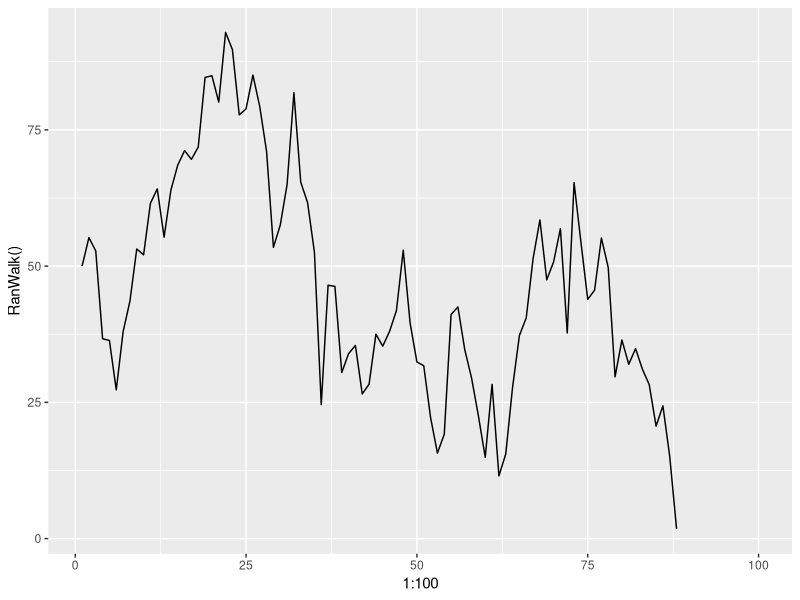
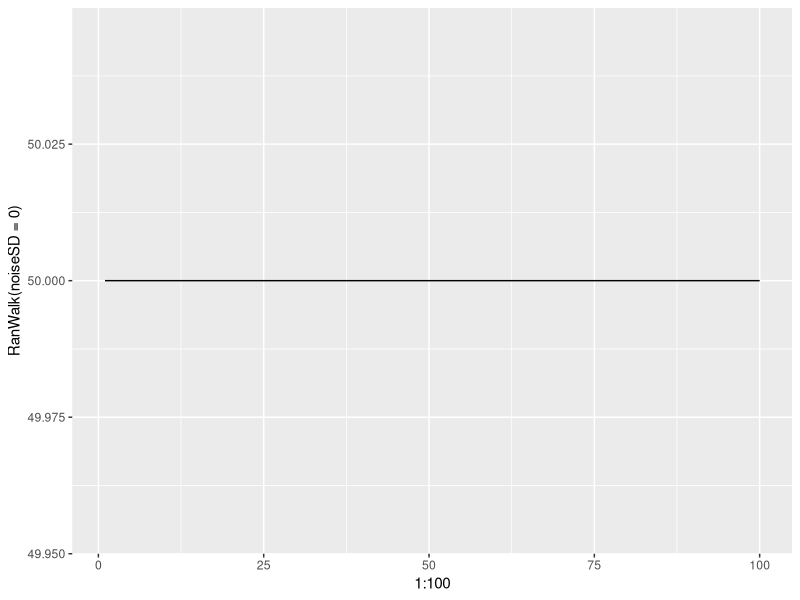
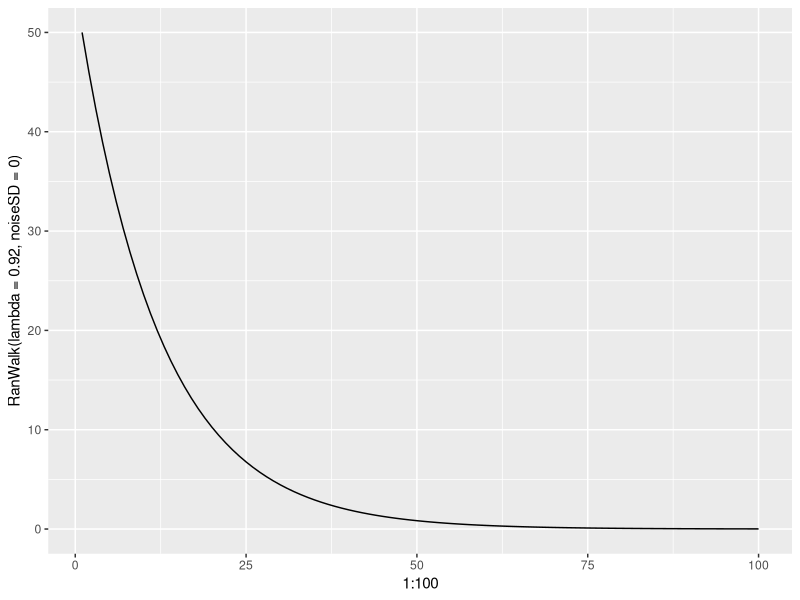
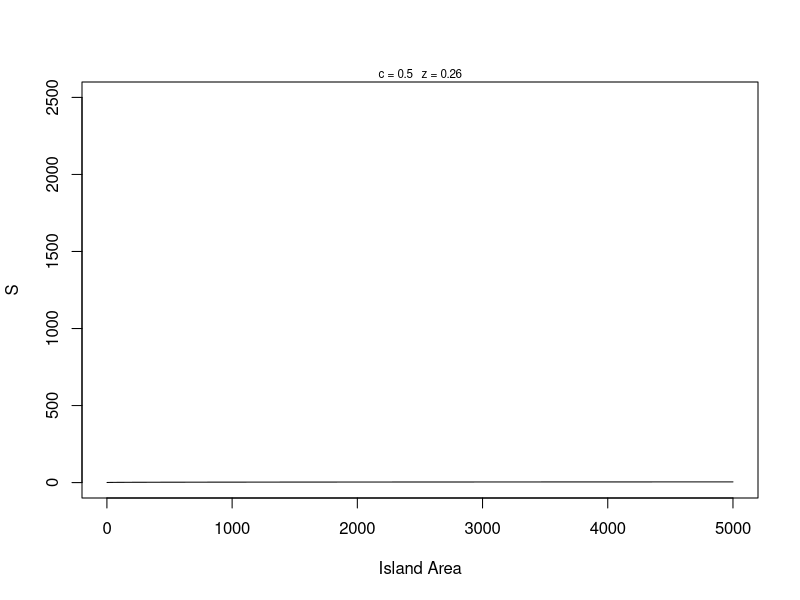
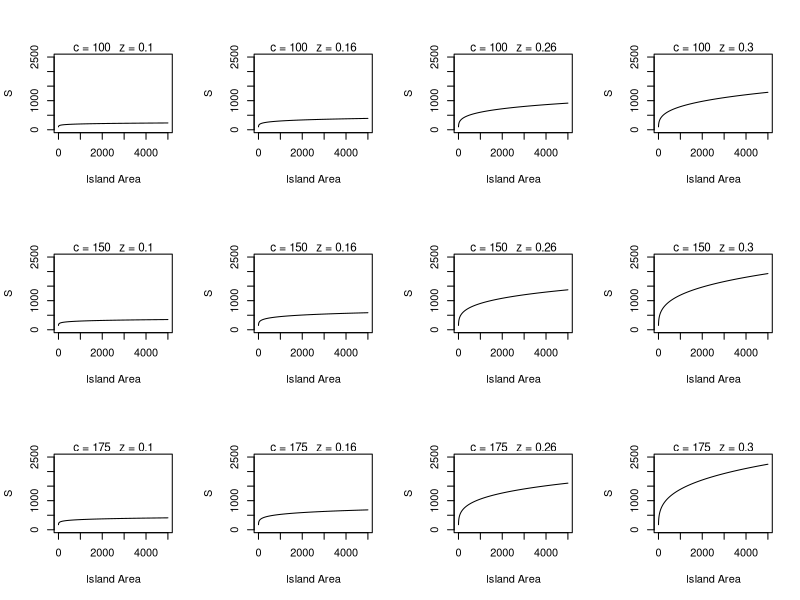
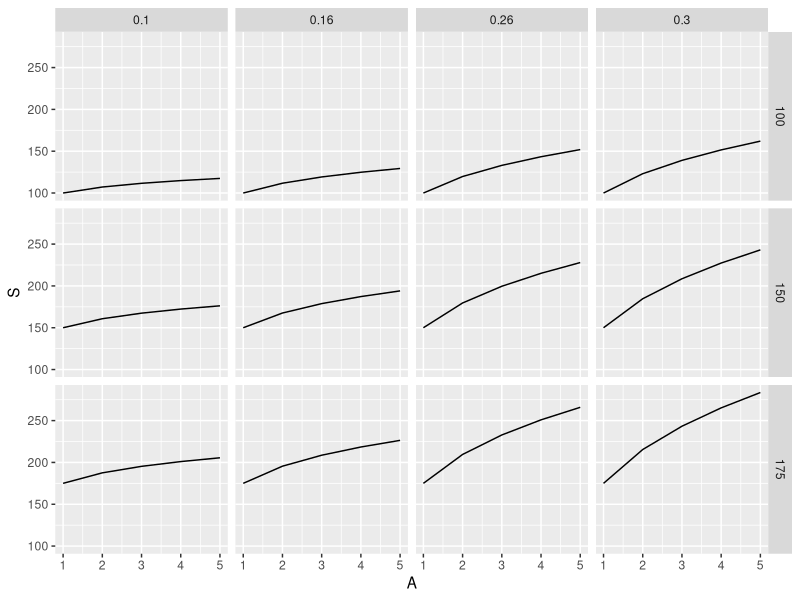
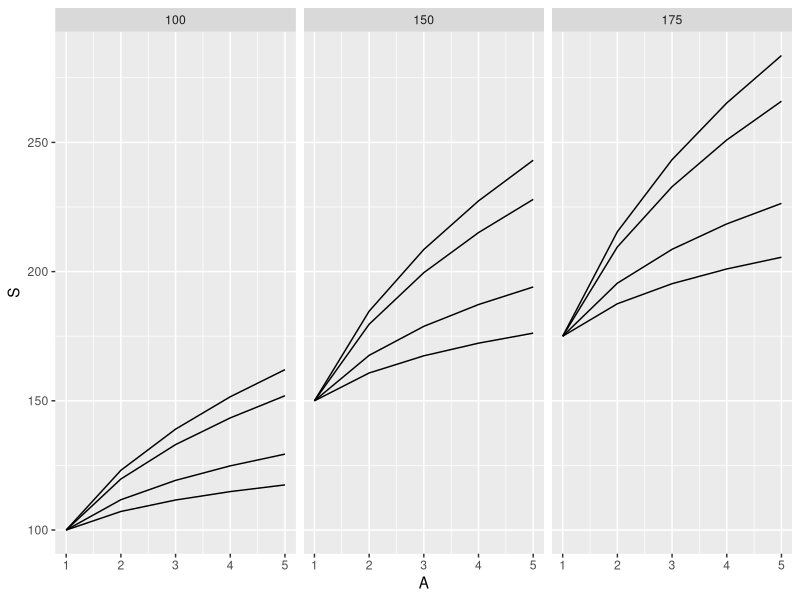
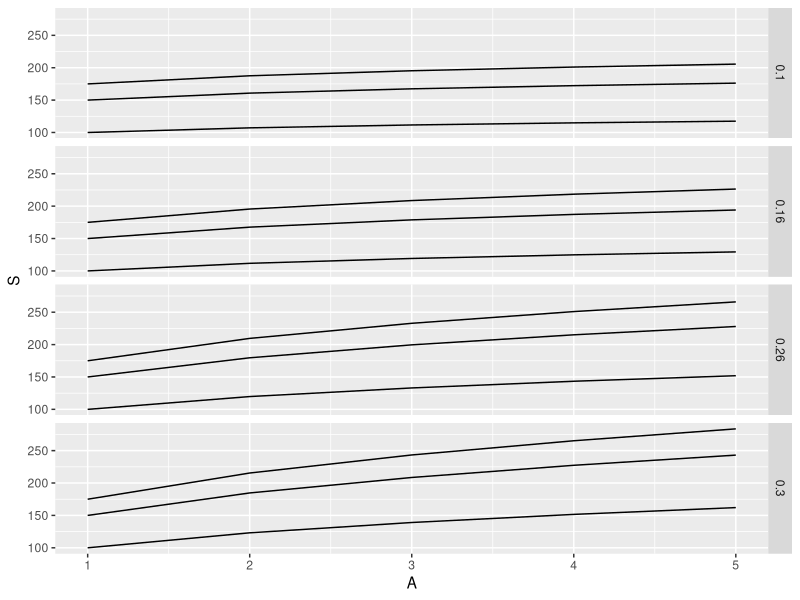

R code for these plots, in order:
## ---- chunk 1
# create a simple random growth population model function

##################################################
# FUNCTION: RanWalk
# stochastic random walk 
# input: times = number of time steps
#        n1 = initial population size (= n[1])
#        lambda = finite rate of increase
#        noiseSD = sd of a normal distribution with mean 0
# output: vector n with population sizes > 0 
#         until extinction, then NA 
#------------------------------------------------- 
library(ggplot2)
RanWalk <- function(times=100,n1=50,lambda=1.00,noiseSD=10) {
                n <- rep(NA,times)  # create output vector
                n[1] <- n1 # initialize with starting population size
                noise <- rnorm(n=times,mean=0,sd=noiseSD) # create noise vector
                for(i in 1:(times-1)) {
                  n[i + 1] <- lambda*n[i] + noise[i]
                  if(n[i + 1] <=0) {
                    n[i + 1] <- NA
                    cat("Population extinction at time",i-1,"\n")
                    break}
                }

return(n)
}

# explore paramaters in plot function
qplot(x=1:100,y=RanWalk(),geom="line")
qplot(x=1:100,y=RanWalk(noiseSD=0),geom="line")
qplot(x=1:100,y=RanWalk(lambda=0.92,noiseSD=0),geom="line")
## ---- chunk 2
m <- matrix(round(runif(20),digits=2),nrow=5)
# loop over rows
for (i in 1:nrow(m)) { # could use for (i in seq_len(nrow(m)))
  m[i,] <- m[i,] + i
} 
print(m)

# Loop over columns
m <- matrix(round(runif(20),digits=2),nrow=5)
for (j in 1:ncol(m)) {
  m[,j] <- m[,j] + j
}
print(m)

# Loop over rows and columns
m <- matrix(round(runif(20),digits=2),nrow=5)
for (i in 1:nrow(m)) {
  for (j in 1:ncol(m)) {
    m[i,j] <- m[i,j] + i + j
  } # end of column j loop
} # end or row i loop
 print(m) 
## ---- chunk 3
# S = cA^z species area function, but what does it look like??

##################################################
# function: SpeciesAreaCurve
# creates power function relationship for S and A
# input: A is a vector of island areas
#        c is the intercept constant
#        z is the slope constant
# output: S is a vector of species richness values
#------------------------------------------------- 
SpeciesAreaCurve <- function(A=1:5000,c= 0.5,z=0.26){
  
  S <- c*(A^z)
return(S)
}
head(SpeciesAreaCurve())

##################################################
# function: SpeciesAreaPlot
# plot species area curves with parameter values
# input: A = vector of areas
#        c = single value for c parameter
#        z = single value for z parameter

# output: smoothed curve with parameters in graph
#------------------------------------------------- 
SpeciesAreaPlot <- function(A=1:5000,c= 0.5,z=0.26) {
plot(x=A,y=SpeciesAreaCurve(A,c,z),type="l",xlab="Island Area",ylab="S",ylim=c(0,2500))
mtext(paste("c =", c,"  z =",z),cex=0.7) 
#      return()
}
SpeciesAreaPlot()
## ---- chunk 4
# global variables
cPars <- c(100,150,175)
zPars <- c(0.10, 0.16, 0.26, 0.3)
par(mfrow=c(3,4))
for (i in seq_along(cPars)) {
  for (j in seq_along(zPars)) {
    SpeciesAreaPlot(c=cPars[i],z=zPars[j])
  }
} 
par(mfrow=c(1,1))
## ---- chunk 5
# looping with for
cutPoint <- 0.1
z <- NA
ranData <- runif(100)
for (i in seq_along(ranData)) {
 z <- ranData[i]
 if (z < cutPoint) break
}
print(z)

# looping with while

z <- NA
cycleNumber <- 0
while (is.na(z) | z >= cutPoint) {
  z <- runif(1)
  cycleNumber <- cycleNumber + 1
  
}
print(z)
print(cycleNumber)

# looping with repeat

z <- NA
cycleNumber <- 0

repeat {
  z <- runif(1)
cycleNumber <- cycleNumber + 1
  
  if (z <= cutPoint) break
}
print(z)
print(cycleNumber)

# add code for cycle number
# try setting limit to 0.001

# 
  
   
## ---- chunk 6

expand.grid(cPars,zPars)

##################################################
# function: SA_Output
# Summary stats for species-area power function
# input: vector of predicted species richness 
# output: list of max-min, coefficient of variation 
#------------------------------------------------- 
SA_Output <- function(S=runif(1:10)) {

sumStats <- list(SGain=max(S)-min(S),SCV=sd(S)/mean(S))

return(sumStats)
}
SA_Output()

# Build program body with a single loop through 
# the parameters in modelFrame

# Global variables
Area <- 1:5000
cPars <- c(100,150,175)
zPars <- c(0.10, 0.16, 0.26, 0.3)

# set up model frame
modelFrame <- expand.grid(c=cPars,z=zPars)
modelFrame$SGain <- NA
modelFrame$SCV <- NA
print(modelFrame)

# cycle through model calculations
for (i in 1:nrow(modelFrame)) {
  
  # generate S vector
  temp1 <- SpeciesAreaCurve(A=Area,
                            c=modelFrame[i,1],
                            z=modelFrame[i,2])
  # calculate output stats
  temp2 <- SA_Output(temp1)
  # pass results to columns in data frame
  modelFrame[i,c(3,4)] <- temp2
  
}
print(modelFrame)

## ---- chunk 7
library(ggplot2)

Area <- 1:5 #keep this very small initially
cPars <- c(100,150,175)
zPars <- c(0.10, 0.16, 0.26, 0.3)

# set up model frame
modelFrame <- expand.grid(c=cPars,z=zPars,A=Area)
modelFrame$S <- NA


# loop through the parameters and fill with SA function

for (i in 1:length(cPars)) {
  for (j in 1:length(zPars)) {
    modelFrame[modelFrame$c==cPars[i] & modelFrame$z==zPars[j],"S"] <-   SpeciesAreaCurve(A=Area,c=cPars[i],z=zPars[j])
  }
}
# print(modelFrame) # check by printing a data frame with limited parameter values

library(ggplot2)

p1 <- ggplot(data=modelFrame)
p1 + geom_line(mapping= aes(x=A,y=S)) +
  facet_grid(c~z)

p2 <- p1
p2 + geom_line(mapping=aes(x=A,y=S,group=z)) +
  facet_grid(.~c)

p3 <- p1
p3 + geom_line(mapping=aes(x=A,y=S,group=c)) +
  facet_grid(z~.)
